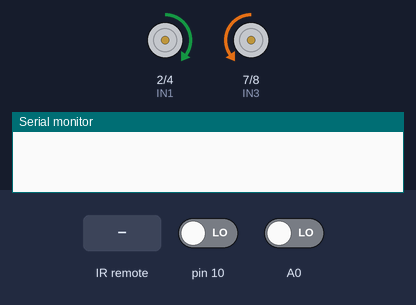
A sketch run on a simulated Arduino Uno, built with avr-gcc and run on an emulated ATmega328P. Shown: motor-driver pin pairs drawn as motors (green arrow = first pin HIGH = forward, orange = second pin HIGH = backward, longer = more drive, scaled by the enable pin), the last lines printed to the serial monitor. The test bench sets the inputs (shaded band); at power-on: pin 10 LOW, A0 LOW.

Above: at 1.2 s.
1.3 s: pin 10 driven HIGH
At 2.3 s:
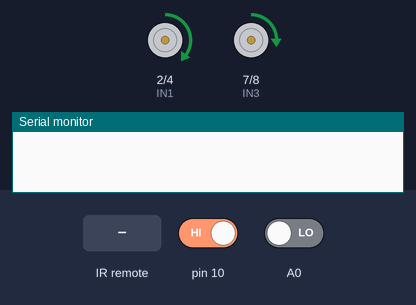
2.8 s: A0 driven HIGH
At 3.3 s:
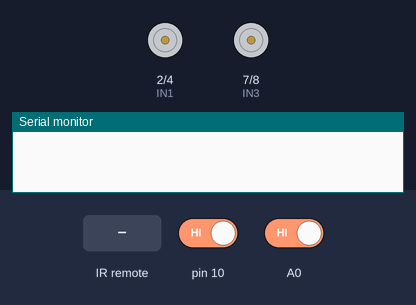
4.3 s: pin 10 driven LOW
At 5.2 s:
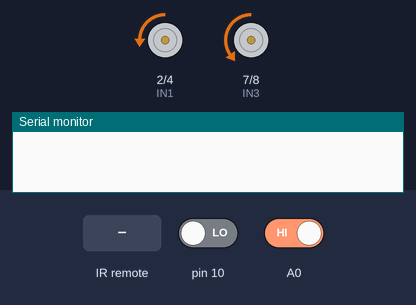
7.6 s: infrared code 0x29D6FD01 received
9.1 s: A0 driven LOW
At 9.4 s:
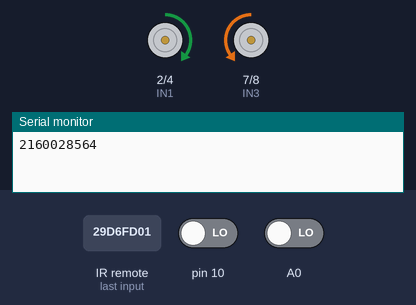
Timing chart, 0 to 11.6 s (numbered marks = the images above; inputs shaded):
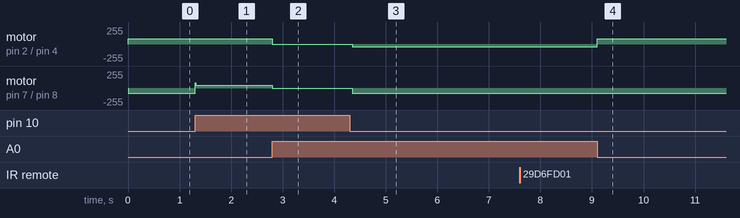

Measured:
- after the input at 1.3 s, motor on pin 7 (IN3) / pin 8 (IN4): backward 80/255 → forward 40/255 at once
- after the input at 2.8 s, motor on pin 2 (IN1) / pin 4 (IN2): forward 80/255 → stopped at once; motor on pin 7 (IN3) / pin 8 (IN4): forward 40/255 → stopped at once
- after the input at 4.3 s, motor on pin 2 (IN1) / pin 4 (IN2): stopped → backward 40/255 at once; motor on pin 7 (IN3) / pin 8 (IN4): stopped → backward 80/255 at once
- after the input at 9.1 s, motor on pin 2 (IN1) / pin 4 (IN2): backward 40/255 → forward 80/255 at once

The sketch:

linefollowercar_remote.ino
```cpp
#include <IRremote.h>
IRrecv irrecv(3);
int ENA = 6;
int IN1 = 2;
int IN2 = 4;

int ENB = 5;
int IN3 = 7;
int IN4 = 8;
#define MotorASpeedLF 80
#define MotorBSpeedLF 80
#define MotorASpeed 80
#define MotorBSpeed 80
bool lineFollowingMode = true;

int Sensor1 = 0;
int Sensor2 = 0;

void setup() {
  pinMode(ENA, OUTPUT);
  pinMode(IN1, OUTPUT);
  pinMode(IN2, OUTPUT);

  pinMode(ENB, OUTPUT);
  pinMode(IN3, OUTPUT);
  pinMode(IN4, OUTPUT);

  pinMode(A0, INPUT);
  pinMode(10, INPUT);
  irrecv.enableIRIn();
  Serial.begin(9600);
}

void loop() {
  digitalWrite(ENA, HIGH);
  digitalWrite(ENB, HIGH);
    if (irrecv.decode()){
    Serial.println(irrecv.decodedIRData.decodedRawData);
    switch(irrecv.decodedIRData.decodedRawData){
      case 568261889:
      //move forward
      if(!lineFollowingMode){
            digitalWrite(IN1, HIGH);
    digitalWrite(IN2, LOW);
    digitalWrite(IN3, LOW);
    digitalWrite(IN4, HIGH);
    analogWrite(ENA, MotorASpeed);
    analogWrite(ENB, MotorBSpeed);
      delay(1000);
          digitalWrite(IN1, LOW);
          digitalWrite(IN2, LOW);
          digitalWrite(IN3, LOW);
          digitalWrite(IN4, LOW);
          analogWrite(ENA, 0);
          analogWrite(ENB, 0);
      }
      break;
       case 701955329:
      //move backword
          if(!lineFollowingMode){
             digitalWrite(IN1, LOW);
    digitalWrite(IN2, HIGH);
    digitalWrite(IN3, HIGH);
    digitalWrite(IN4, LOW);
    analogWrite(ENA, MotorASpeed);
    analogWrite(ENB, MotorBSpeed);
      delay(1000);
          digitalWrite(IN1, LOW);
          digitalWrite(IN2, LOW);
          digitalWrite(IN3, LOW);
          digitalWrite(IN4, LOW);
          analogWrite(ENA, 0);
          analogWrite(ENB, 0);
          }
      break;
      case 1905196289:
      //move right
          if(!lineFollowingMode){
         digitalWrite(IN1, HIGH);
    digitalWrite(IN2, LOW);
    digitalWrite(IN3, HIGH);
    digitalWrite(IN4, LOW);
    analogWrite(ENA, MotorASpeed);
    analogWrite(ENB, MotorBSpeed / 2);  // Reduce speed of the right motor
    //Serial.println("Move right");
      delay(1000);
          digitalWrite(IN1, LOW);
          digitalWrite(IN2, LOW);
          digitalWrite(IN3, LOW);
          digitalWrite(IN4, LOW);
          analogWrite(ENA, 0);
          analogWrite(ENB, 0);
          }
      break;
      case 1888484609:
      //move left{
      if(!lineFollowingMode){
            digitalWrite(IN1, LOW);
    digitalWrite(IN2, HIGH);
    digitalWrite(IN3, LOW);
    digitalWrite(IN4, HIGH);
    analogWrite(ENA, MotorASpeed / 2);  // Reduce speed of the left motor
    analogWrite(ENB, MotorBSpeed);
   // Serial.println("Move left");
     delay(1000);
          digitalWrite(IN1, LOW);
          digitalWrite(IN2, LOW);
          digitalWrite(IN3, LOW);
          digitalWrite(IN4, LOW);
          analogWrite(ENA, 0);
          analogWrite(ENB, 0);
    }
      break;
      case 601685249:
        lineFollowingMode = !lineFollowingMode;
        delay(500);
        break;

    }
     irrecv.resume();
     }

  Sensor1 = digitalRead(A0);//left
  Sensor2 = digitalRead(10);//right
  if (lineFollowingMode){
  if (Sensor1 == HIGH && Sensor2 == HIGH) {
    // IR is on the black line
    // Stop both Motors
    digitalWrite(IN1, LOW);//left forward
    digitalWrite(IN2, LOW);//left backword
    digitalWrite(IN3, LOW);//right backword
    digitalWrite(IN4, LOW);//right forward
    analogWrite(ENA, 0);
    analogWrite(ENB, 0);

 delay(10);

    //Serial.println("Both IR sensors are on the black line - stop");
  } else if (Sensor1 == LOW && Sensor2 == LOW) {
    // IR not on the black line

    digitalWrite(IN1, HIGH);
    digitalWrite(IN2, LOW);
    digitalWrite(IN3, LOW);
    digitalWrite(IN4, HIGH);
    analogWrite(ENA, MotorASpeedLF);
    analogWrite(ENB, MotorBSpeedLF);

   delay(10);
   // Serial.println("IR not on the black line - go forward");
  } else if (Sensor1 == LOW && Sensor2 == HIGH) {
    // IR on the RIGHT

    digitalWrite(IN1, HIGH);
    digitalWrite(IN2, LOW);
    digitalWrite(IN3, HIGH);
    digitalWrite(IN4, LOW);
    analogWrite(ENA, MotorASpeedLF);
    analogWrite(ENB, MotorBSpeedLF / 2);  // Reduce speed of the right motor
   // Serial.println("Move right");
      delay(10);

  } else if (Sensor1 == HIGH && Sensor2 == LOW) {
    // IR on the LEFT

    digitalWrite(IN1, LOW);
    digitalWrite(IN2, HIGH);
    digitalWrite(IN3, LOW);
    digitalWrite(IN4, HIGH);
    analogWrite(ENA, MotorASpeedLF / 2);  // Reduce speed of the left motor
    analogWrite(ENB, MotorBSpeedLF);

      delay(10);
   // Serial.println("Move left");
  }
  }

}
```
